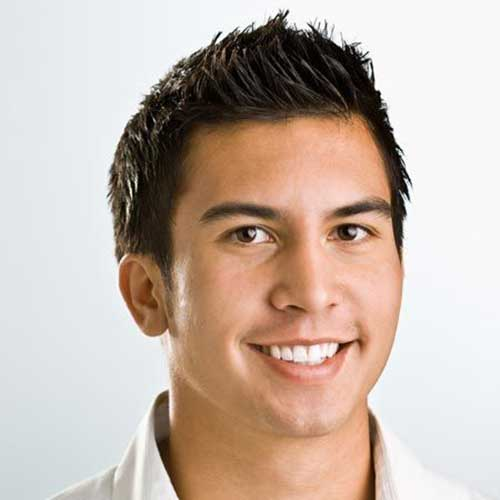
//> input picture face3.jpg, 500 x 500 px, given in place of face10.jpg, which was not available
$ ./main   (built with g++ and OpenCV 4)
//> lines starting //> are read from the running program, lines starting //| are printed output that depends on the picture; after the words box and inside, x2 and y2 are one past the last pixel; in counts of white or black regions, pixels touching at a corner belong together; pictures that were not available may be replaced by others from this repository, and a replacement may not be noted
#include <iostream>
#include <opencv2/objdetect/objdetect.hpp>
#include <opencv2/highgui/highgui.hpp>
#include <opencv2/imgproc/imgproc.hpp>


using namespace cv;
using namespace std;

//Global variables
string faceCascade = "/home/kurt/ClionProjects/Vision/haarcascade_frontalface_alt.xml";
string eyeCascade = "/home/kurt/ClionProjects/Vision/haarcascade_eye_tree_eyeglasses.xml";
CascadeClassifier face, eyes;

//Vectors for eyes and face detection
vector<Rect> faceVector, eyesVector;

//Mat variables
Mat source, gray, faceROI, output;

//Load image and store it in a Mat
Mat loadImage(string path){
    Mat image = imread(path,1);
    return image;
}

//Detect a face from the loaded Mat and return a vector
vector<Rect> detectFace(Mat frame){

    vector<Rect> faceVec;

    //Checks if cascade files where loaded
    if(!face.load(faceCascade)) {
        cout << "Error loading face cascade" << endl;
        return faceVec;
    }

    //Detect the features and store it into vector face
    face.detectMultiScale(frame, faceVec, 1.1, 3, 0|CV_HAAR_SCALE_IMAGE, Size(10, 10));

    return faceVec;
}

//Detect the eyes from a loaded mat and return a vector
vector<Rect> detectEyes(Mat frame){

    vector<Rect> eyeVec;

    // checks if casacde files are loaded
    if(!eyes.load(eyeCascade)) {
        cout << "Error loading eye cascade" << endl;
        return eyeVec;
    }

    eyes.detectMultiScale(frame, eyeVec, 1.1, 3, 0|CV_HAAR_SCALE_IMAGE, Size(30, 30));

    return eyeVec;
}

//Draw function for drawing the eyes and face
void drawFace(){

    //Detect the face and eye features then store them into vectors
    faceVector = detectFace(source);

    //Draw the face shape
    for(int i = 0; i < faceVector.size(); i++){

        //Draw an ellipse around the face
        Point center(faceVector[i].x + faceVector[i].width / 2, faceVector[i].y + faceVector[i].height / 2);
        ellipse(output, center, Size(faceVector[i].width / 2, faceVector[i].height / 2), 0, 0, 360, Scalar(0, 0, 255), 2);

        //Create a Region of Interest of the face
        faceROI = gray(faceVector[i]);

        //Detect eyes
        eyesVector = detectEyes(faceROI);

        //Draw the eye shapes
        for(int j = 0; j < eyesVector.size(); j++){

            //Draw the ellipse around the eyes
            Point center(faceVector[i].x + eyesVector[j].x + eyesVector[j].width / 2, faceVector[i].y + eyesVector[j].y + eyesVector[j].height / 2);
            int radius = cvRound((eyesVector[j].width + eyesVector[j].height) * .25);
            circle(output, center, radius, Scalar(255, 0, 0), 2);
        }
    }
}

//Draw the detected features

int main(int argc, char* argv[]) {

    while(1) {

        //Load the image onto source
        source = imread("/home/kurt/ClionProjects/Vision/face10.jpg");
//> source is the input picture: 500 rows x 500 cols, CV_8UC3; mean B, G, R 170.7, 181.5, 198.2

        //Convert to gray scale
        cvtColor(source, gray, CV_BGR2GRAY);
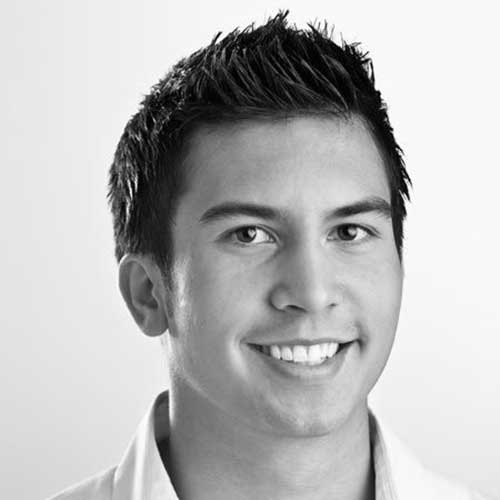
//> gray: 500 rows x 500 cols, CV_8UC1; min 0, max 255, mean 185.3

        //Copy source image into output/
        source.copyTo(output);

        drawFace();
//> in detectFace, `face.detectMultiScale(frame, faceVec, 1.1, 3, 0|CV_HAAR_SCALE_IMAGE, S..`: faceVec = 1 Rect (x, y, width, height): [172, 129, 266, 266]
//> the loop in drawFace, `for(int i = 0; i < faceVector.size(); i++)` made 1 pass
//> center on pass 1: Point(305, 262)
//> pass 1, in drawFace, `faceROI = gray(faceVector[i]);`:
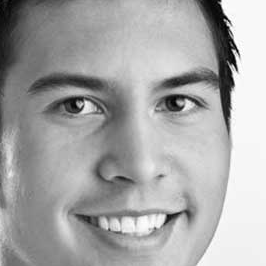
//> faceROI: 266 rows x 266 cols, CV_8UC1; min 0, max 255, mean 167
//> after the loop in drawFace, `for(int i = 0; i < faceVector.size(); i++)`:
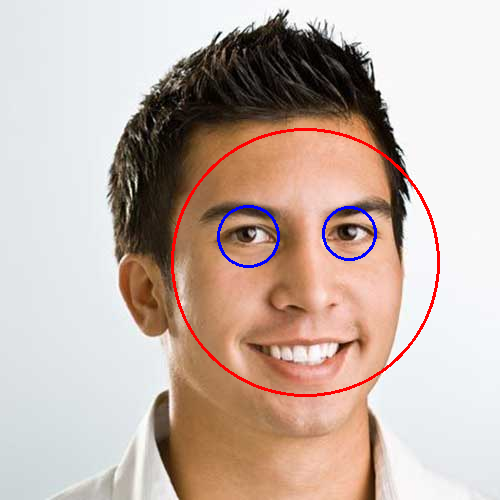
//> output: 500 rows x 500 cols, CV_8UC3; 1.42% of pixels changed, all inside (x1, y1, x2, y2) = (171, 128, 440, 397)

        namedWindow("Display window", WINDOW_AUTOSIZE);// Create a window for display.
        imshow("Display window", output);                   // Show our image inside it.

        if (waitKey(30) == 27) {
//> the Esc key is pressed

            destroyAllWindows();
            break;
        }
    }

    return 0;
}
